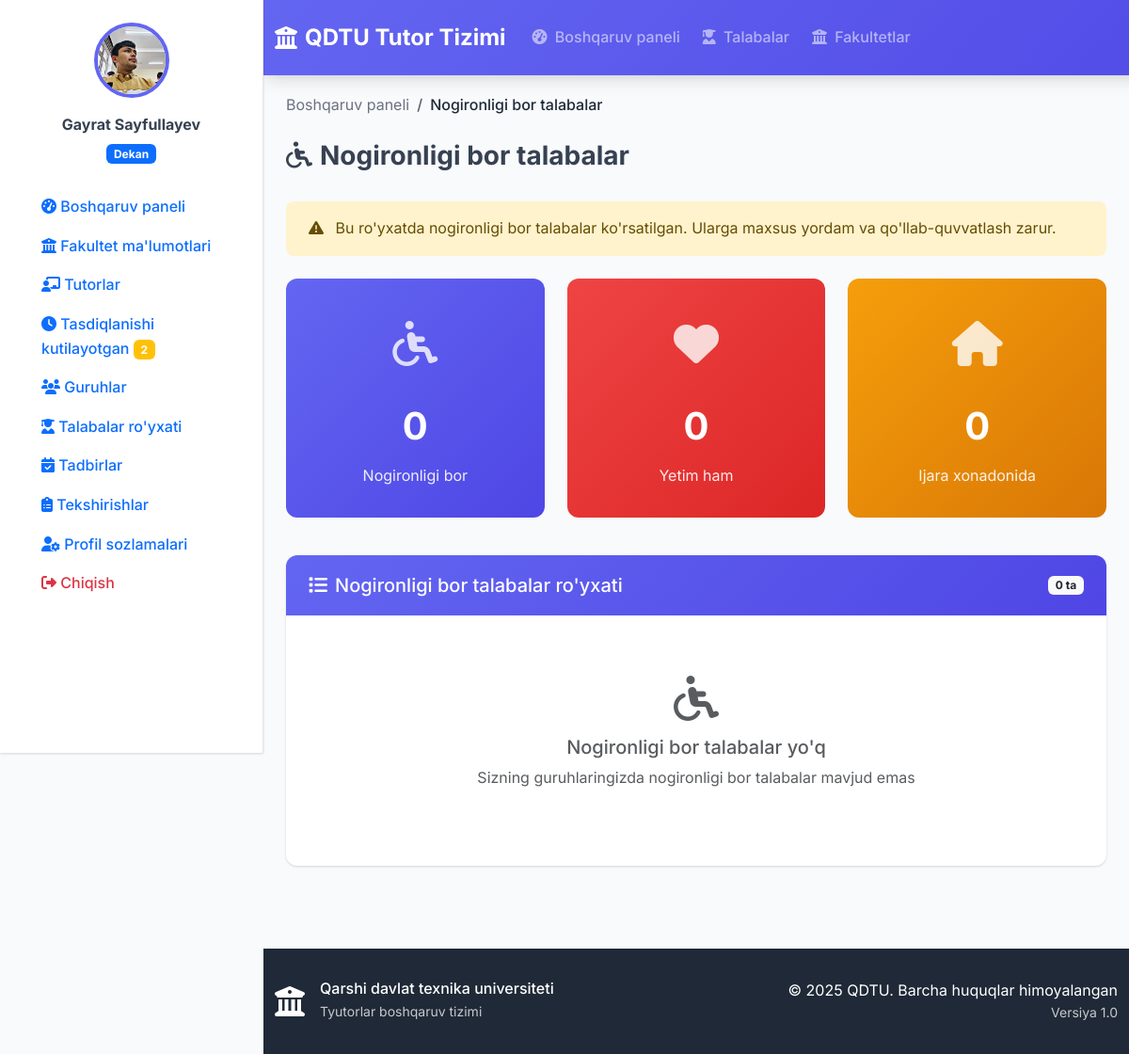
The app's page /students/disabled/ (signed in) with its own data.
### accounts/models.py (models this page shows, shortened)
class User(AbstractUser):
    USER_TYPE_CHOICES = (
        ('rector', 'Rektor'),
        ('dean', 'Dekan'),
        ('tutor', 'Tutor'),
    )
    user_type = models.CharField(
        max_length=10,
        choices=USER_TYPE_CHOICES,
        verbose_name="Foydalanuvchi turi"
    )
    faculty = models.ForeignKey(
        'faculty.Faculty',
        on_delete=models.SET_NULL,
        null=True,
        blank=True,
        verbose_name="Fakultet"
    )
    profile_picture = models.ImageField(
        upload_to='profile_pics/',
        null=True,
        blank=True,
        verbose_name="Profil rasmi"
    )
    phone_number = models.CharField(
        max_length=20,
        blank=True,
        verbose_name="Telefon raqami"
    )
    class Meta:
        verbose_name = "Foydalanuvchi"
        verbose_name_plural = "Foydalanuvchilar"
    def is_rector(self):
        return self.user_type == 'rector'
    def is_dean(self):
        return self.user_type == 'dean'
    def is_tutor(self):
        return self.user_type == 'tutor'
    def get_full_name(self):
        return f"{self.first_name} {self.last_name}".strip() or self.username

### students/views.py (the view)
# urls.py: path('disabled/', views.disabled_students, name='nogironligi_bor'),
@login_required
def disabled_students(request):
    user = request.user
    if hasattr(user, 'is_rector') and user.is_rector():
        students = Student.objects.filter(has_disability=True)
    elif hasattr(user, 'is_dean') and user.is_dean():
        students = Student.objects.filter(has_disability=True, group__faculty=user.faculty) if user.faculty else Student.objects.none()
    elif hasattr(user, 'is_tutor') and user.is_tutor():
        students = Student.objects.filter(has_disability=True, group__tutor=user)
    else:
        students = Student.objects.none()
    context = {
        'students': students,
    }
    return render(request, 'students/disabled_students.html', context)

### templates/students/disabled_students.html (shortened to what this page needs)
{% extends 'base.html' %}
{% block content %}
<div class="container-fluid">
    <div class="row mb-4">
        <div class="col">
            <nav aria-label="breadcrumb">
                <ol class="breadcrumb">
                    <li class="breadcrumb-item"><a href="{% url 'dashboard' %}">Boshqaruv paneli</a></li>
                    <li class="breadcrumb-item active">Nogironligi bor talabalar</li>
                </ol>
            </nav>
            <h1 class="h3 fw-bold"><i class="fas fa-wheelchair me-2"></i>Nogironligi bor talabalar</h1>
        </div>
    </div>
    <div class="alert alert-warning mb-4">
        <i class="fas fa-exclamation-triangle me-2"></i>
        Bu ro'yxatda nogironligi bor talabalar ko'rsatilgan. Ularga maxsus yordam va qo'llab-quvvatlash zarur.
    </div>
    <div class="row mb-4">
        <div class="col-lg-4 col-md-6 mb-3">
            <div class="stats-card">
                <div class="icon">
                    <i class="fas fa-wheelchair"></i>
                </div>
                <div class="number">{{ students.count }}</div>
                <div class="label">Nogironligi bor</div>
            </div>
        </div>
        <div class="col-lg-4 col-md-6 mb-3">
            <div class="stats-card danger">
                <div class="icon">
                    <i class="fas fa-heart"></i>
                </div>
                <div class="number">
                    {% with orphan=0 %}
                        {{ orphan }}
                    {% endwith %}
                </div>
                <div class="label">Yetim ham</div>
            </div>
        </div>
        <div class="col-lg-4 col-md-6 mb-3">
            <div class="stats-card warning">
                <div class="icon">
                    <i class="fas fa-home"></i>
                </div>
                <div class="number">
                    {% with renting=0 %}
                        {{ renting }}
                    {% endwith %}
                </div>
                <div class="label">Ijara xonadonida</div>
            </div>
        </div>
    </div>
    <div class="card">
        <div class="card-header text-white d-flex justify-content-between align-items-center">
            <h5 class="mb-0"><i class="fas fa-list me-2"></i>Nogironligi bor talabalar ro'yxati</h5>
            <span class="badge bg-light text-dark">{{ students.count }} ta</span>
        </div>
        <div class="card-body">
            {% if students %}
                <div class="mb-3">
                    <div class="search-box">
                        <i class="fas fa-search search-icon"></i>
                        <input type="text" class="form-control search-input" placeholder="Talaba qidirish..." data-target="#studentsTable">
                    </div>
                </div>
                <div class="table-responsive">
                    <table class="table table-hover" id="studentsTable">
                        <thead>
                            <tr>
                                <th>F.I.O</th>
                                <th>Guruh</th>
                                <th>Yashash</th>
                                <th>Telefon</th>
                                <th>Qo'shimcha</th>
                                <th>Amallar</th>
                            </tr>
                        </thead>
                        <tbody>
                            {% for student in students %}
                                <tr>
                                    <td>
                                        <div class="d-flex align-items-center">
                                            <div class="rounded-circle bg-secondary bg-gradient d-flex align-items-center justify-content-center me-3" style="width: 40px; height: 40px;">
                                                <i class="fas fa-wheelchair text-white"></i>
                                            </div>
                                            <div>
                                                <div class="fw-medium">{{ student.full_name }}</div>
                                                <small class="text-muted">{{ student.get_gender_display }} • {{ student.birth_date|date:"d.m.Y" }}</small>
                                            </div>
                                        </div>
                                    </td>
                                    <td>
                                        <div class="fw-medium">{{ student.group.name }}</div>
                                        <small class="text-muted">{{ student.group.faculty.name }}</small>
                                    </td>
                                    <td>
                                        {% if student.is_renting %}
                                            <span class="badge bg-warning"><i class="fas fa-home me-1"></i>Ijara</span>
                                            <div class="small text-muted mt-1">{{ student.address|truncatechars:25 }}</div>
                                        {% elif student.lives_in_dormitory %}
                                            <span class="badge bg-success"><i class="fas fa-building me-1"></i>TTJ</span>
                                        {% else %}
                                            <span class="badge bg-secondary">Noma'lum</span>
                                        {% endif %}
                                    </td>
                                    <td>{{ student.phone_number|default:"-" }}</td>
                                    <td>
                                        {% if student.is_orphan %}
                                            <span class="badge bg-danger"><i class="fas fa-heart me-1"></i>Yetim</span>
                                        {% else %}
                                            <span class="text-muted">-</span>
                                        {% endif %}
                                    </td>
                                    <td>
                                        <div class="btn-group" role="group">
                                            <a href="{% url 'student_detail' student.id %}" class="btn btn-outline-primary btn-sm">
                                                <i class="fas fa-eye"></i>
                                            </a>
                                            {% if user.is_tutor and student.is_renting and student.group.tutor == user %}
                                                <a href="{% url 'create_inspection' student.id %}" class="btn btn-outline-success btn-sm">
                                                    <i class="fas fa-clipboard-check"></i>
                                                </a>
                                            {% endif %}
                                        </div>
                                    </td>
                                </tr>
                            {% endfor %}
                        </tbody>
                    </table>
                </div>
            {% else %}
                <div class="text-center py-5">
                    <i class="fas fa-wheelchair fa-3x text-muted mb-3"></i>
                    <h5 class="text-muted">Nogironligi bor talabalar yo'q</h5>
                    <p class="text-muted">Sizning guruhlaringizda nogironligi bor talabalar mavjud emas</p>
                </div>
            {% endif %}
        </div>
    </div>
</div>
{% endblock %}

### templates/sidebar.html (shortened to what this page needs)
{% load static %}
<div class="sidebar" id="sidebar">
    <div class="sidebar-content">
        <div class="user-info text-center mb-4">
            {% if user.profile_picture %}
                <img src="{{ user.profile_picture.url }}" class="profile-image mb-3">
            {% else %}
                <div class="profile-initials mb-3">
                    {{ user.first_name|first|upper }}{{ user.last_name|first|upper }}
                </div>
            {% endif %}
            <div class="user-details">
                <div class="mb-1 fw-bold">{{ user.get_full_name }}</div>
                <div class="badge bg-primary">
                    {% if user.is_rector %}
                        Prorektor
                    {% elif user.is_dean %}
                        Dekan
                    {% elif user.is_tutor %}
                        Tutor
                    {% endif %}
                </div>
            </div>
        </div>
        <nav class="sidebar-nav">
            <ul class="nav flex-column">
                <li class="nav-item">
                    <a class="nav-link " href="{% url 'dashboard' %}">
                        <i class="fas fa-tachometer-alt"></i>
                        <span>Boshqaruv paneli</span>
                    </a>
                </li>
                {% if user.is_dean %}
                    <li class="nav-item">
                        <a class="nav-link {% if request.resolver_match.url_name == 'faculty_info' %}active{% endif %}" href="#" onclick="showFacultyInfo()">
                            <i class="fas fa-university"></i>
                            <span>Fakultet ma'lumotlari</span>
                        </a>
                    </li>
                    <li class="nav-item">
                        <a class="nav-link {% if request.resolver_match.url_name == 'tutor_list' %}active{% endif %}" href="{% url 'tutor_list' %}">
                            <i class="fas fa-chalkboard-teacher"></i>
                            <span>Tutorlar</span>
                        </a>
                    </li>
                    <li class="nav-item">
                        <a class="nav-link {% if request.resolver_match.url_name == 'pending_inspections' %}active{% endif %}" href="{% url 'pending_inspections' %}">
                            <i class="fas fa-clock"></i>
                            <span>Tasdiqlanishi kutilayotgan</span>
                            {% with pending_count=user.faculty.groups.all|length %}
                                {% if pending_count > 0 %}
                                    <span class="badge bg-warning ms-auto">{{ pending_count }}</span>
                                {% endif %}
                            {% endwith %}
                        </a>
                    </li>
                    <li class="nav-item">
                        <a class="nav-link {% if request.resolver_match.url_name == 'group_list' %}active{% endif %}" href="{% url 'group_list' %}">
                            <i class="fas fa-users"></i>
                            <span>Guruhlar</span>
                        </a>
                    </li>
                    <li class="nav-item">
                        <a class="nav-link {% if request.resolver_match.url_name == 'student_list' %}active{% endif %}" href="{% url 'student_list' %}">
                            <i class="fas fa-user-graduate"></i>
                            <span>Talabalar ro'yxati</span>
                        </a>
                    </li>
                    <li class="nav-item">
                        <a class="nav-link" href="{% url 'dean_events' %}">
                            <i class="fas fa-calendar-check"></i>
                            <span>Tadbirlar</span>
                        </a>
                    </li>
                {% endif %}
                <li class="nav-item">
                    <a class="nav-link {% if request.resolver_match.url_name == 'inspection_list' %}active{% endif %}" href="{% url 'inspection_list' %}">
                        <i class="fas fa-clipboard-list"></i>
                        <span>Tekshirishlar</span>
                    </a>
                </li>
                <li class="nav-item mt-auto">
                    <a class="nav-link {% if request.resolver_match.url_name == 'profile' %}active{% endif %}" href="{% url 'profile' %}">
                        <i class="fas fa-user-cog"></i>
                        <span>Profil sozlamalari</span>
                    </a>
                </li>
                <li class="nav-item">
                    <a class="nav-link text-danger" href="{% url 'logout' %}">
                        <i class="fas fa-sign-out-alt"></i>
                        <span>Chiqish</span>
                    </a>
                </li>
            </ul>
        </nav>
    </div>
</div>

### records on screen
User: profile_picture (picture), get_full_name "Gayrat Sayfullayev"

### other values on screen
{{ pending_count }} "2"
{{ students.count }} "0"
{{ orphan }} "0"
{{ renting }} "0"
